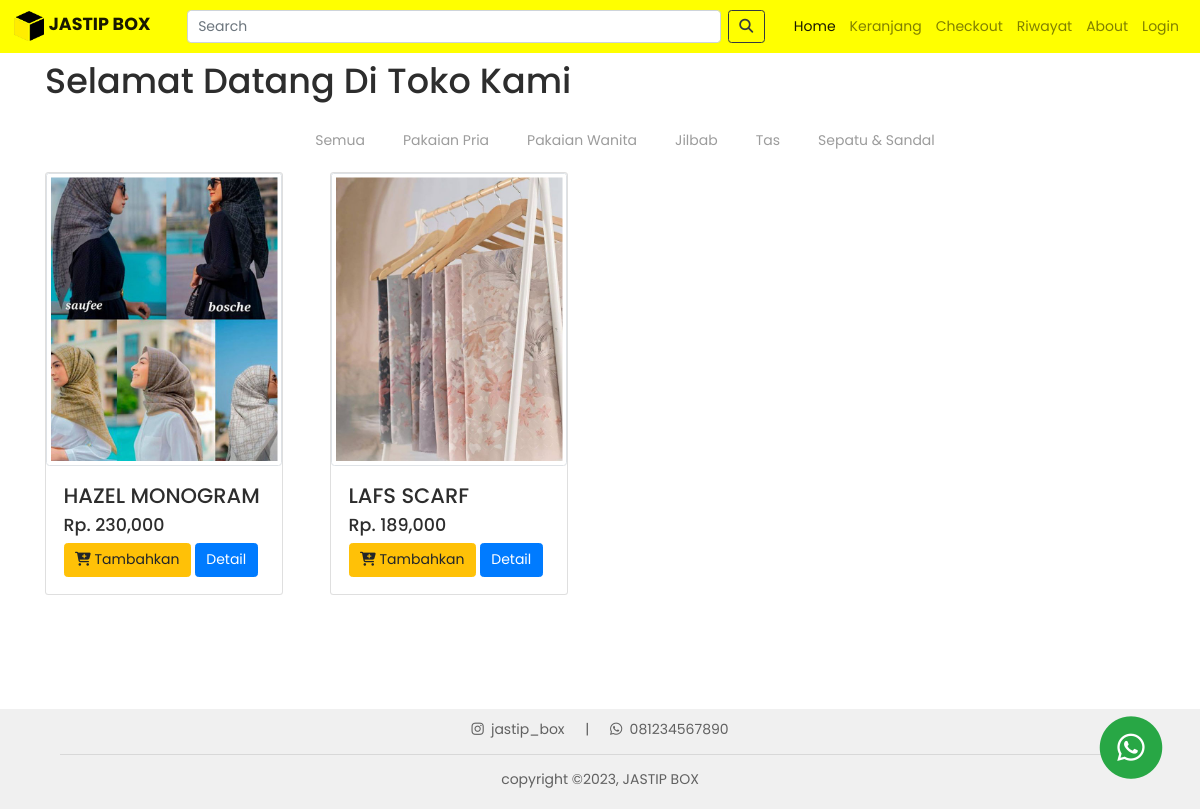
The page /project/index.php?halaman=jilbab on the database its author committed.
### tables this page shows
CREATE TABLE `gudang` (
  `id_barang` int(11) NOT NULL,
  `nama_barang` varchar(100) NOT NULL,
  `deskripsi` text NOT NULL,
  `harga` int(11) NOT NULL,
  `gambar` varchar(100) NOT NULL,
  `kategori` varchar(100) NOT NULL,
  `stok` int(11) NOT NULL
);

### project/function.php (called while the page is built, shortened)
<?php
    $conn = mysqli_connect("localhost", "root", "", "jastipbox");
    function query($query){
        global $conn;
        $result = mysqli_query($conn, $query);
        $rows = [];
        while($row = mysqli_fetch_assoc($result)){
            $rows[] = $row;
        }
        return $rows;
    }

### project/jilbab.php (the view)
<?php
$gudang = query("SELECT * FROM gudang WHERE kategori = 'Jilbab' AND stok NOT LIKE 0");
?>
<?php foreach ($gudang as $row) : ?>
  <div class="col-md-3 pb-3">
    <div class="card" style="width: 17rem;">
      <img src="img/<?= $row["gambar"]; ?>" alt="<?= $row["nama_barang"]; ?>" class="card-img-top img-thumbnail img-fluid">
      <div class="card-body">
        <h4><?= $row["nama_barang"]; ?></h4>
        <h5>Rp. <?= number_format($row["harga"]); ?></h5>
        <a href="beli.php?id=<?= $row["id_barang"]; ?>" class="btn btn-warning" style="font-size: 14px;"><i class="fas fa-cart-plus"></i> Tambahkan</a>
        <a href="detail.php?id=<?= $row["id_barang"]; ?>" class="btn btn-primary" style="font-size: 14px;">Detail</a>
      </div>
    </div>
  </div>
<?php endforeach; ?>

### project/css/index.css (style rules this page uses)
html,body { background-color: #ffffff; font-family: 'Poppins', sans-serif; color: #2d2d2d; font-size: 14px; min-height: 100vh; height: 100%; }

### rows shown on the page
gudang: gambar (picture), nama_barang "HAZEL MONOGRAM", harga "230,000"
gudang: gambar (picture), nama_barang "LAFS SCARF", harga "189,000"
